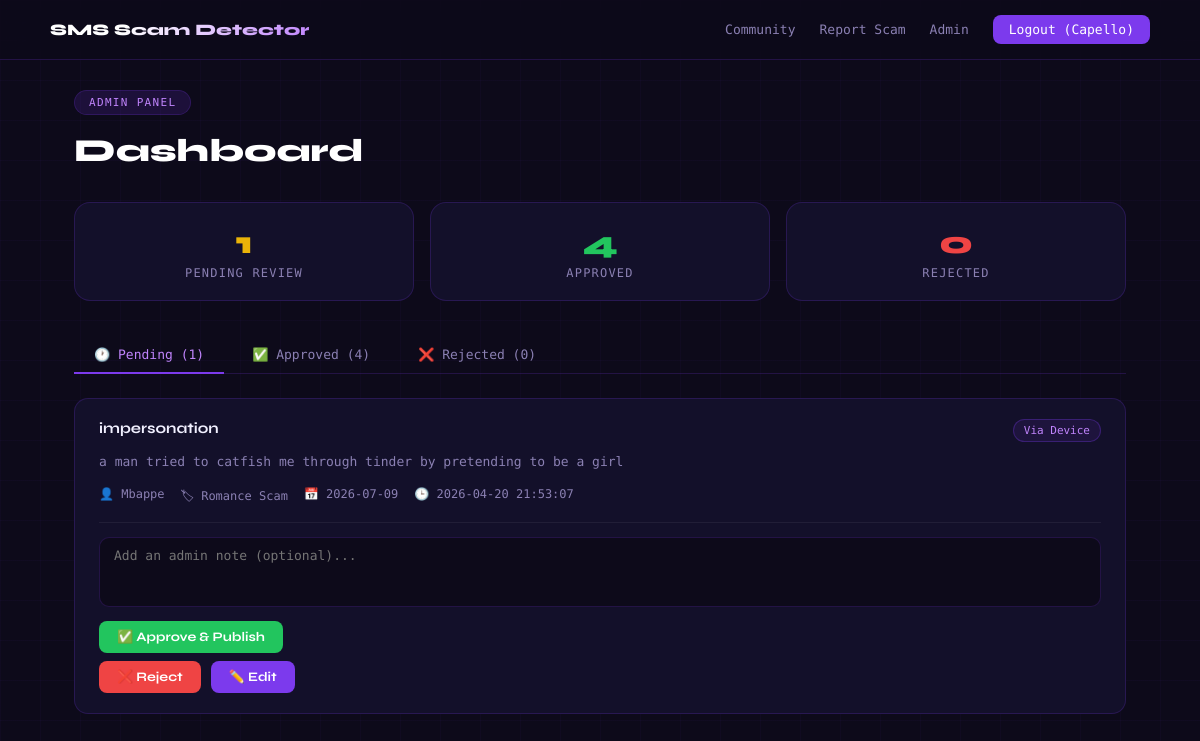
The page /admin (signed in) on the database its author committed.
### tables this page shows
CREATE TABLE reports (
            id INTEGER PRIMARY KEY AUTOINCREMENT,
            user_id INTEGER NOT NULL,
            title TEXT NOT NULL,
            delivery_method TEXT NOT NULL,
            scam_type TEXT NOT NULL,
            description TEXT NOT NULL,
            date_occurred DATE NOT NULL,
            status TEXT DEFAULT 'pending',
            is_active INTEGER DEFAULT 1,
            admin_note TEXT,
            created_at TIMESTAMP DEFAULT CURRENT_TIMESTAMP, scammer_contact TEXT, location TEXT,
            FOREIGN KEY (user_id) REFERENCES users(id)
        );

CREATE TABLE users (
            id INTEGER PRIMARY KEY AUTOINCREMENT,
            username TEXT UNIQUE NOT NULL,
            email TEXT UNIQUE NOT NULL,
            password TEXT NOT NULL,
            is_admin INTEGER DEFAULT 0,
            created_at TIMESTAMP DEFAULT CURRENT_TIMESTAMP
        );

### admin.py (the view)
@admin.route("/admin")
@admin_required
def dashboard():
    db = get_db()
    pending = db.execute("""
        SELECT reports.*, users.username
        FROM reports
        JOIN users ON reports.user_id = users.id
        WHERE reports.status = 'pending'
        ORDER BY reports.created_at DESC
    """).fetchall()
    approved = db.execute("""
        SELECT reports.*, users.username
        FROM reports
        JOIN users ON reports.user_id = users.id
        WHERE reports.status = 'approved'
        ORDER BY reports.created_at DESC
    """).fetchall()
    rejected = db.execute("""
        SELECT reports.*, users.username
        FROM reports
        JOIN users ON reports.user_id = users.id
        WHERE reports.status = 'rejected'
        ORDER BY reports.created_at DESC
    """).fetchall()
    db.close()
    return render_template("admin.html", pending=pending, approved=approved, rejected=rejected)

### admin.py (called while the page is built)
def get_db():
    conn = sqlite3.connect("scams.db")
    conn.row_factory = sqlite3.Row
    return conn

def admin_required(f):
    from functools import wraps
    @wraps(f)
    def decorated(*args, **kwargs):
        if not session.get("user_id") or not session.get("is_admin"):
            flash("Admin access required.", "error")
            return redirect(url_for("auth.login"))
        return f(*args, **kwargs)
    return decorated

### templates/admin.html (shortened to what this page needs)
<!DOCTYPE html>
<html lang="en">
<head>
</head>
<body>
<nav>
    <div class="nav-inner">
        <a href="/" class="nav-logo">SMS Scam Detector</a>
        <div class="nav-links">
            <a href="/community">Community</a>
            <a href="/report">Report Scam</a>
            <a href="/admin">Admin</a>
            <a href="/logout" class="nav-btn">Logout ({{ session.get('username') }})</a>
        </div>
    </div>
</nav>
<div class="container">
    <div class="page-header">
        <div class="badge">Admin Panel</div>
        <h1>Dashboard</h1>
    </div>
    <div class="stats-grid">
        <div class="stat-card stat-pending">
            <div class="stat-number">{{ pending|length }}</div>
            <div class="stat-label">Pending Review</div>
        </div>
        <div class="stat-card stat-approved">
            <div class="stat-number">{{ approved|length }}</div>
            <div class="stat-label">Approved</div>
        </div>
        <div class="stat-card stat-rejected">
            <div class="stat-number">{{ rejected|length }}</div>
            <div class="stat-label">Rejected</div>
        </div>
    </div>
    <div class="tabs">
        <button class="tab-btn active" onclick="switchTab('pending', this)">
            🕐 Pending ({{ pending|length }})
        </button>
        <button class="tab-btn" onclick="switchTab('approved', this)">
            ✅ Approved ({{ approved|length }})
        </button>
        <button class="tab-btn" onclick="switchTab('rejected', this)">
            ❌ Rejected ({{ rejected|length }})
        </button>
    </div>
    <div class="tab-content active" id="tab-pending">
        {% if pending %}
            {% for report in pending %}
            <div class="report-row">
                <div class="report-row-top">
                    <div class="report-row-title">{{ report.title }}</div>
                    <div class="tags">
                        <span class="tag {{ 'tag-device' if report.delivery_method == 'device' else 'tag-person' }}">
                            {{ 'Via Device' if report.delivery_method == 'device' else 'In Person' }}
                        </span>
                    </div>
                </div>
                <p class="report-desc">{{ report.description }}</p>
                <div class="report-meta">
                    <span>👤 {{ report.username }}</span>
                    <span>🏷 {{ report.scam_type }}</span>
                    <span>📅 {{ report.date_occurred }}</span>
                    <span>🕒 {{ report.created_at }}</span>
                </div>
                <div class="admin-form">
                    <form method="POST" action="/admin/approve/{{ report.id }}" style="display:inline;">
                        <textarea name="admin_note" placeholder="Add an admin note (optional)..."></textarea>
                        <div class="action-btns">
                            <button type="submit" class="btn btn-approve">✅ Approve & Publish</button>
                        </div>
                    </form>
                    <form method="POST" action="/admin/reject/{{ report.id }}" style="display:inline; margin-top: 8px;">
                        <div class="action-btns" style="margin-top:8px;">
                            <button type="submit" class="btn btn-reject">❌ Reject</button>
                            <a href="/admin/edit/{{ report.id }}" class="btn btn-edit">✏️ Edit</a>
                        </div>
                    </form>
                </div>
            </div>
            {% endfor %}
        {% else %}
            <div class="empty-state">No pending reports. You're all caught up! ✅</div>
        {% endif %}
    </div>
</div>
</body>
</html>

### rows shown on the page
reports: title "impersonation", delivery_method "Via Device", description "a man tried to catfish me through tinder by pretending to be a girl", username "Mbappe", scam_type "Romance Scam", date_occurred "2026-07-09", created_at "2026-04-20 21:53:07"

### other values the page prints
{{ session.get('username') }} "Capello"
{{ pending|length }} "1"
{{ approved|length }} "4"
{{ rejected|length }} "0"
